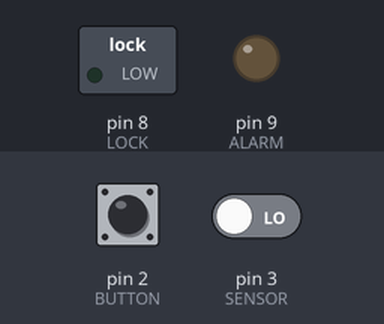
A sketch run on a simulated Arduino Uno, built with avr-gcc and run on an emulated ATmega328P. Parts: switched loads named in the sketch (green lamp = pin HIGH), output pins drawn as LEDs (lit = HIGH). Inputs (shaded band) come from the test bench; at power-on: pin 2 (BUTTON) LOW, pin 3 (SENSOR) LOW.

Above: at 1.2 s.
1.3 s: pin 2 (BUTTON) pulled HIGH for 0.15 s
At 2.5 s:
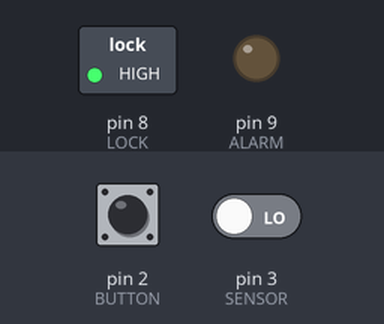
4.4 s: pin 3 (SENSOR) driven HIGH
At 4.9 s:
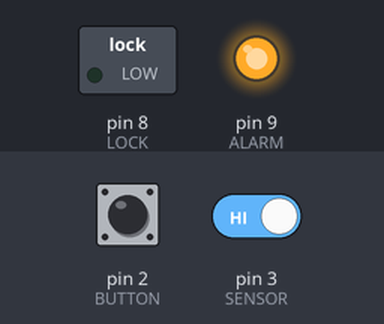
5.9 s: pin 3 (SENSOR) driven LOW
At 7.1 s:
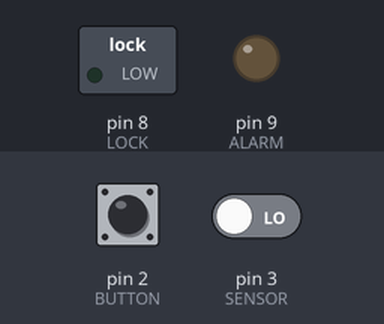
7.4 s: pin 2 (BUTTON) pulled HIGH for 1 s
At 8.4 s:
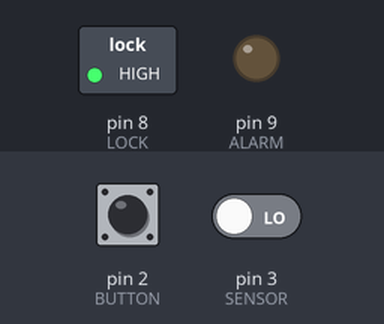
Timing chart, 0 to 11.9 s (numbered marks = the images above; inputs shaded):
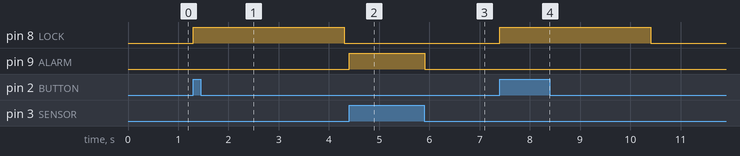

Measured:
- after the input at 1.3 s, pin 8 (LOCK): LOW → HIGH at once, → LOW 3.0 s later
- after the input at 4.4 s, pin 9 (ALARM): LOW → HIGH at once
- after the input at 5.9 s, pin 9 (ALARM): HIGH → LOW at once
- after the input at 7.4 s, pin 8 (LOCK): LOW → HIGH at once, → LOW 3.0 s later

The sketch:

door.ino
```cpp
// A door lock: a press opens it for three seconds; a second press while open closes it at once.
// An alarm lamp is lit while the door sensor says open and the lock is closed.
const int BUTTON = 2;
const int SENSOR = 3;
const int LOCK = 8;
const int ALARM = 9;
int open_ = 0;
int held = 0;
unsigned long opened = 0;

void setup() {
  pinMode(BUTTON, INPUT);
  pinMode(SENSOR, INPUT);
  pinMode(LOCK, OUTPUT);
  pinMode(ALARM, OUTPUT);
  digitalWrite(LOCK, LOW);
  digitalWrite(ALARM, LOW);
}

void loop() {
  int pressed = digitalRead(BUTTON);
  int ajar = digitalRead(SENSOR);
  if (pressed && !held) {
    if (!open_) {
      open_ = 1;
      opened = millis();
      digitalWrite(LOCK, HIGH);
    } else {
      open_ = 0;
      digitalWrite(LOCK, LOW);
    }
  } else if (open_ && millis() - opened >= 3000) {
    open_ = 0;
    digitalWrite(LOCK, LOW);
  }
  held = pressed;
  digitalWrite(ALARM, (ajar && !open_) ? HIGH : LOW);
  delay(50);
}
```
